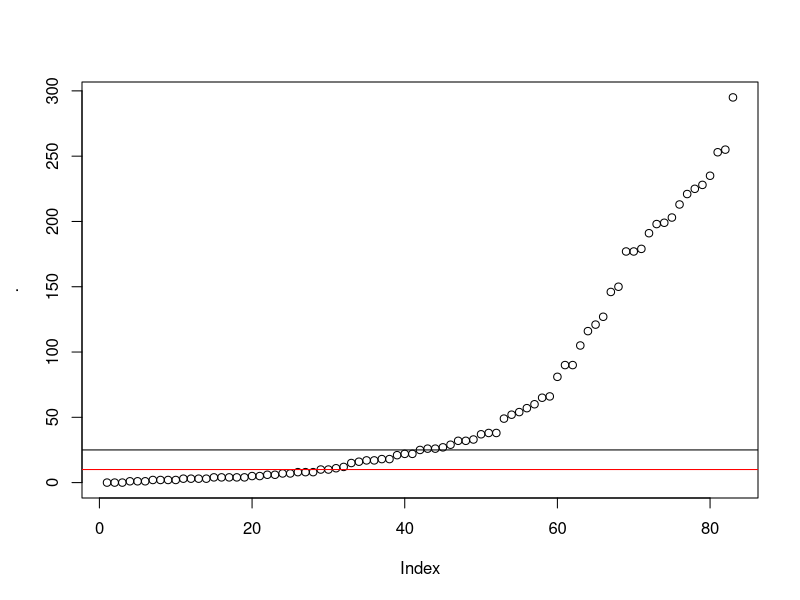
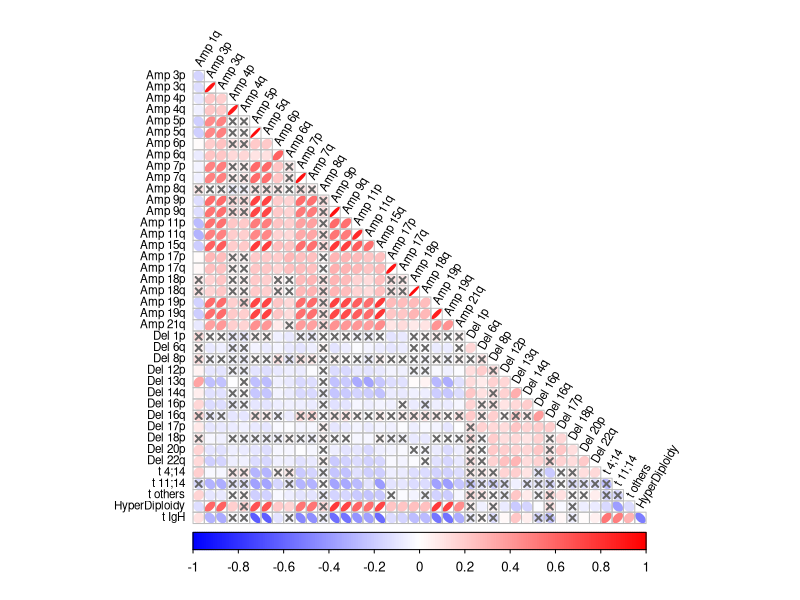
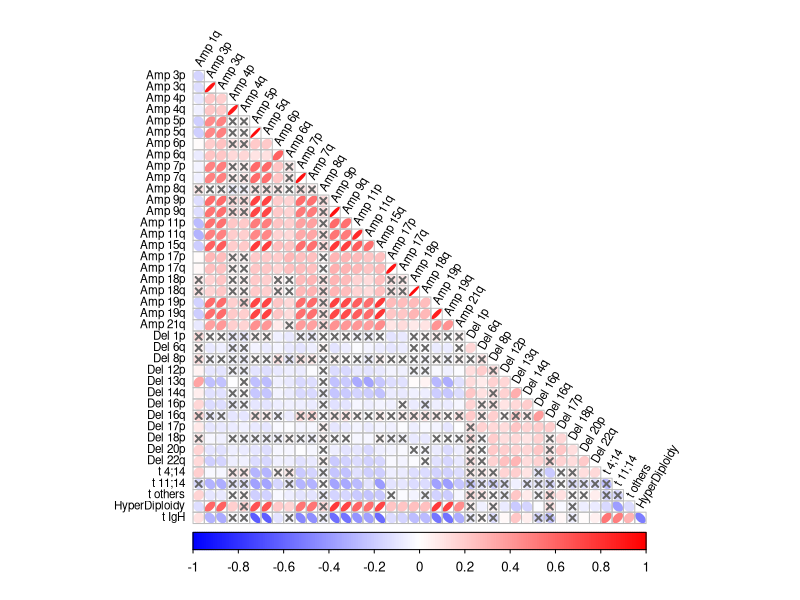

Source code (R) for these figures, in order:
#####################  Correlation matrix SCRIPT ###########################

library(data.table)
library(tidyverse)

# import<-fread("D:/analisi_in_corso/risk_1q_13/complete_database_1q_13_181019.txt")
import<-fread("results/complete_database_BO_1q_13.txt")


# select only relevant variables to associate
names(import)
data<-import %>% select(contains("maj_broad"), contains("maj_focal"), contains("maj_call"), HyperDiploidy, matches("^t_"))
names(data)

#____ Build CALLS for traslocations ______

data$t_others <- data$t_14_16 + data$t_14_20 + data$t_6_14

data$t_IgH <- ifelse(data$t_11_14 == 1 | data$t_4_14 == 1 | data$t_others == 1, 1,0 )

#____ KEEP ONLY UNIQUE/RELVANT CALLS____ 

# unique calls
data <- data %>% select( -c(AMP_maj_broad_chr_1q, 
                            AMP_maj_broad_chr_8q, 
                            DEL_maj_broad_chr_17p, 
                            DEL_maj_broad_chr_13q, 
                            DEL_maj_broad_chr_14q, 
                            DEL_maj_broad_chr_1p,
                            DEL_maj_broad_chr_16q, 
                            contains("maj_focal"),
                            t_14_16,
                            t_6_14,
                            t_14_20
))
names(data)

# relevant calls
data <- as.data.frame(data)
data %>% summarise_all(sum, na.rm =T) %>% as.numeric %>% sort %>% plot + abline(h = 25) + abline(h = 10, col="red")
data %>% summarise_all(sum, na.rm =T) %>% `>`(25) %>% as.vector -> rel

data <- data[rel]
names(data)
data %>% summarise_all(sum, na.rm =T) %>% `>`(25) %>% as.vector %>% table


#------------------ OPTIONAL: add group risk 1q & 13 ------------------------
MM_risk <- ifelse( data$AMP_maj_call_chr_1q == 1 & data$DEL_maj_call_chr_13q ==1, 1,
                   ifelse(data$AMP_maj_call_chr_1q == 1 | data$DEL_maj_call_chr_13q ==1, 2, 3) )

table(MM_risk)
table(MM_risk, data$t_4_14)

data$MM_risk_1 <- ifelse(MM_risk==1, 1,0)
data$MM_risk_2 <- ifelse(MM_risk==2, 1,0)
data$MM_risk_3 <- ifelse(MM_risk==3, 1,0)

# RESHAPE COLUMNS

names(data) <- names(data) %>% str_replace("maj_broad_chr_|maj_call_chr_","") 

asd <- data %>% select(AMP_1q, AMP_3p:AMP_7q, AMP_8q, AMP_9p,AMP_9q, AMP_11p:AMP_21q, 
                       DEL_1p, DEL_6q:DEL_12p, DEL_13q, DEL_14q, DEL_16p, DEL_16q, DEL_17p, DEL_18p, DEL_20p, DEL_22q, 
                       t_4_14, t_11_14, t_others, 
                       HyperDiploidy, t_IgH, MM_risk_1:MM_risk_3)


asd <- data %>% select(AMP_1q, AMP_3p:AMP_7q, AMP_8q, AMP_9p,AMP_9q, AMP_11p:AMP_21q, 
                       DEL_1p, DEL_6q:DEL_12p, DEL_13q, DEL_14q, DEL_16p, DEL_16q, DEL_17p, DEL_18p, DEL_20p, DEL_22q, 
                       t_4_14, t_11_14, t_others, 
                       HyperDiploidy, t_IgH)


names(asd) <- names(asd) %>% str_replace("AMP","Amp") 
names(asd) <- names(asd) %>% str_replace("DEL","Del") 
names(asd) <- names(asd) %>% str_replace("_"," ") 
names(asd) <- names(asd) %>% str_replace("_",";") 
names(asd)

############################################### CORRELATION MATRIX #########################################################


dataM <- as.matrix(asd)
rownames(dataM) <- rownames(import)
rownames(dataM)

sumsEvents <- apply(dataM, 2, sum, na.rm = TRUE)
sumsEvents

0.05*513
25/513

idxEvents <- which(sumsEvents >= 25)

dataMF <- dataM[,idxEvents]
apply(dataMF, 2, sum, na.rm = TRUE)



library(corrplot)

M <- cor(dataMF, use = "pairwise.complete.obs")

pvalueMat <- cor.mtest(M, conf.level = 0.95)
pvalueMat$p

colbwr <- colorRampPalette(c("blue", "white", "red"))
colbwr2 <- colorRampPalette(c("#67001F", "#B2182B", "#D6604D", "#F4A582",
                              "#FDDBC7", "#FFFFFF", "#D1E5F0", "#92C5DE",
                              "#4393C3", "#2166AC", "#053061") %>% rev) 



#============== create correlation matrix plot ===============

dir.create("plots/correlation_plots/")

pdf("plots/correlation_plots/cor_matrix_BO.pdf", 
    width = 10, height = 11)

corrplot(M, type="lower", 
         method="ellipse", 
         tl.col="black", 
         col = colbwr(200),
         p.mat = pvalueMat$p, 
         sig.level = 0.05,
         insig = "pch", 
         pch.cex	=0.8, 
         pch.col ="grey40",
         diag = FALSE,
         tl.srt= 60,
         tl.cex=0.7,
         tl.pos="ld"
         # addgrid.col="white"
) 

dev.off()



svg("plots/correlation_plots/cor_matrix_BO.svg", 
    width = 10, height = 11)

corrplot(M, type="lower", 
         method="ellipse", 
         tl.col="black", 
         col = colbwr(200),
         p.mat = pvalueMat$p, 
         sig.level = 0.05,
         insig = "pch", 
         pch.cex	=0.8, 
         pch.col ="grey40",
         diag = FALSE,
         tl.srt= 60,
         tl.cex=0.7,
         tl.pos="ld"
         # addgrid.col="white"
) 

dev.off()



